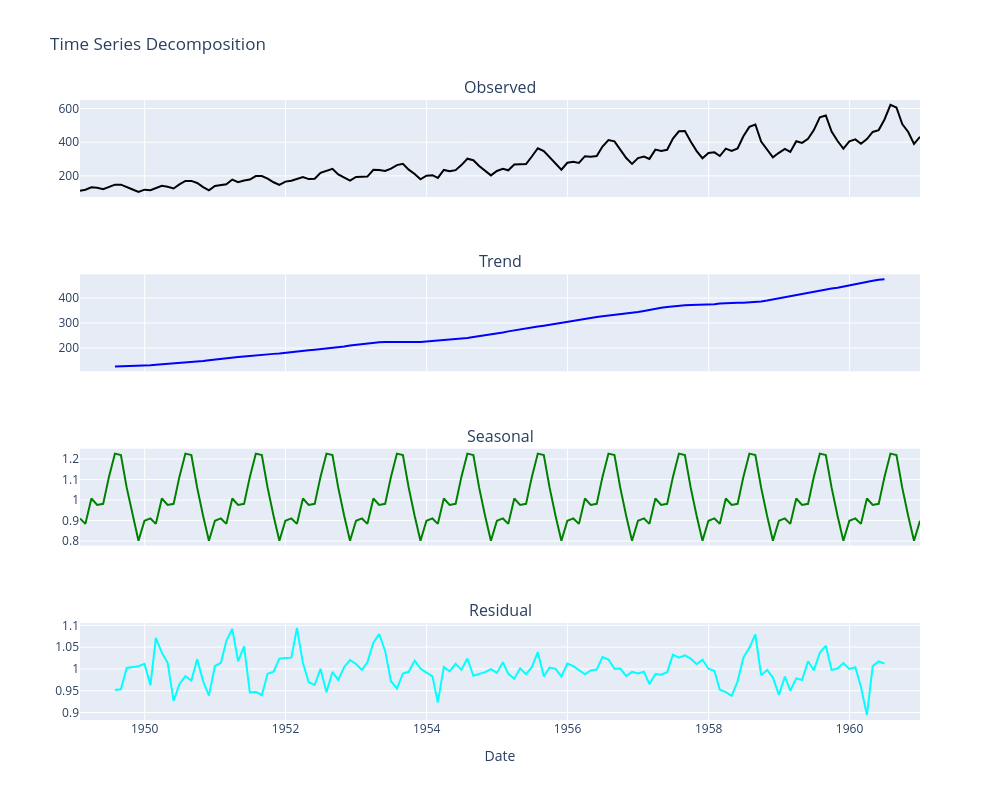

The code cell stored with this chart in its notebook:
### Markdown cell above
*** 
## PART 4: Decomposition
This part refers to Section *Patterns in Time Series* in the TSO forecasting script.

### Tasks:
1. Decompose the air passengers data set in trend, seasonal component, and residual (i.e., cyclical & random component)

### Code cell
#------------------------------------------------
# Decompose the time series using statsmodels
#------------------------------------------------
from plotly.subplots import make_subplots
from statsmodels.tsa.seasonal import seasonal_decompose

decompose = seasonal_decompose(df_PAX.value, model='multiplicative', period=12)

#------------------------------------------------
# Plot the decomposition
#------------------------------------------------
# Create a 4-row subplot figure
fig = make_subplots(rows=4, cols=1, shared_xaxes=True, 
                    subplot_titles=["Observed", "Trend", "Seasonal", "Residual"])

# Add traces for each component
fig.add_trace(go.Scatter(x=decompose.observed.index, y=decompose.observed, 
                         mode='lines', line=dict(color='black', width=2), name="Observed"), row=1, col=1)

fig.add_trace(go.Scatter(x=decompose.trend.index, y=decompose.trend, 
                         mode='lines', line=dict(color='blue', width=2), name="Trend"), row=2, col=1)

fig.add_trace(go.Scatter(x=decompose.seasonal.index, y=decompose.seasonal, 
                         mode='lines', line=dict(color='green', width=2), name="Seasonal"), row=3, col=1)

fig.add_trace(go.Scatter(x=decompose.resid.index, y=decompose.resid, 
                         mode='lines', line=dict(color='cyan', width=2), name="Residual"), row=4, col=1)

# Update layout
fig.update_layout(
    height=800, width=1000,
    showlegend=False,
    title_text="Time Series Decomposition",
    xaxis4_title="Date"
)

# Enable grid lines
fig.update_xaxes(showgrid=True)
fig.update_yaxes(showgrid=True)

fig.show()

### Figure 1 — Plotly figure (JSON) as saved in the notebook; plotly's stock layout.template omitted (floating-point values rounded to 4 significant figures; data arrays with more than 128 entries replaced by an {"elided": "..."} marker saying what was removed)
{"data": [{"line": {"color": "black", "width": 2}, "mode": "lines", "name": "Observed", "type": "scatter", "x": {"elided": "144 str values"}, "xaxis": "x", "y": {"elided": "144 float values"}, "yaxis": "y"}, {"line": {"color": "blue", "width": 2}, "mode": "lines", "name": "Trend", "type": "scatter", "x": {"elided": "144 str values"}, "xaxis": "x2", "y": {"elided": "144 float values"}, "yaxis": "y2"}, {"line": {"color": "green", "width": 2}, "mode": "lines", "name": "Seasonal", "type": "scatter", "x": {"elided": "144 str values"}, "xaxis": "x3", "y": {"elided": "144 float values"}, "yaxis": "y3"}, {"line": {"color": "cyan", "width": 2}, "mode": "lines", "name": "Residual", "type": "scatter", "x": {"elided": "144 str values"}, "xaxis": "x4", "y": {"elided": "144 float values"}, "yaxis": "y4"}], "layout": {"annotations": [{"font": {"size": 16}, "showarrow": false, "text": "Observed", "x": 0.5, "xanchor": "center", "xref": "paper", "y": 1, "yanchor": "bottom", "yref": "paper"}, {"font": {"size": 16}, "showarrow": false, "text": "Trend", "x": 0.5, "xanchor": "center", "xref": "paper", "y": 0.7188, "yanchor": "bottom", "yref": "paper"}, {"font": {"size": 16}, "showarrow": false, "text": "Seasonal", "x": 0.5, "xanchor": "center", "xref": "paper", "y": 0.4375, "yanchor": "bottom", "yref": "paper"}, {"font": {"size": 16}, "showarrow": false, "text": "Residual", "x": 0.5, "xanchor": "center", "xref": "paper", "y": 0.1562, "yanchor": "bottom", "yref": "paper"}], "height": 800, "showlegend": false, "title": {"text": "Time Series Decomposition"}, "width": 1000, "xaxis": {"anchor": "y", "domain": [0, 1], "matches": "x4", "showgrid": true, "showticklabels": false}, "xaxis2": {"anchor": "y2", "domain": [0, 1], "matches": "x4", "showgrid": true, "showticklabels": false}, "xaxis3": {"anchor": "y3", "domain": [0, 1], "matches": "x4", "showgrid": true, "showticklabels": false}, "xaxis4": {"anchor": "y4", "domain": [0, 1], "showgrid": true, "title": {"text": "Date"}}, "yaxis": {"anchor": "x", "domain": [0.8438, 1], "showgrid": true}, "yaxis2": {"anchor": "x2", "domain": [0.5625, 0.7188], "showgrid": true}, "yaxis3": {"anchor": "x3", "domain": [0.2812, 0.4375], "showgrid": true}, "yaxis4": {"anchor": "x4", "domain": [0, 0.1562], "showgrid": true}}}
